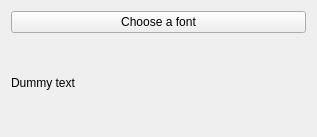
<?xml version="1.0" encoding="UTF-8"?>
<ui version="4.0">
 <class>Widget</class>
 <widget class="QWidget" name="Widget">
  <property name="geometry">
   <rect>
    <x>0</x>
    <y>0</y>
    <width>317</width>
    <height>137</height>
   </rect>
  </property>
  <property name="windowTitle">
   <string>Widget</string>
  </property>
  <layout class="QVBoxLayout" name="verticalLayout">
   <item>
    <widget class="QPushButton" name="pushButton">
     <property name="text">
      <string>Choose a font</string>
     </property>
    </widget>
   </item>
   <item>
    <widget class="QLabel" name="label">
     <property name="text">
      <string>Dummy text</string>
     </property>
    </widget>
   </item>
  </layout>
 </widget>
 <resources/>
 <connections/>
</ui>
